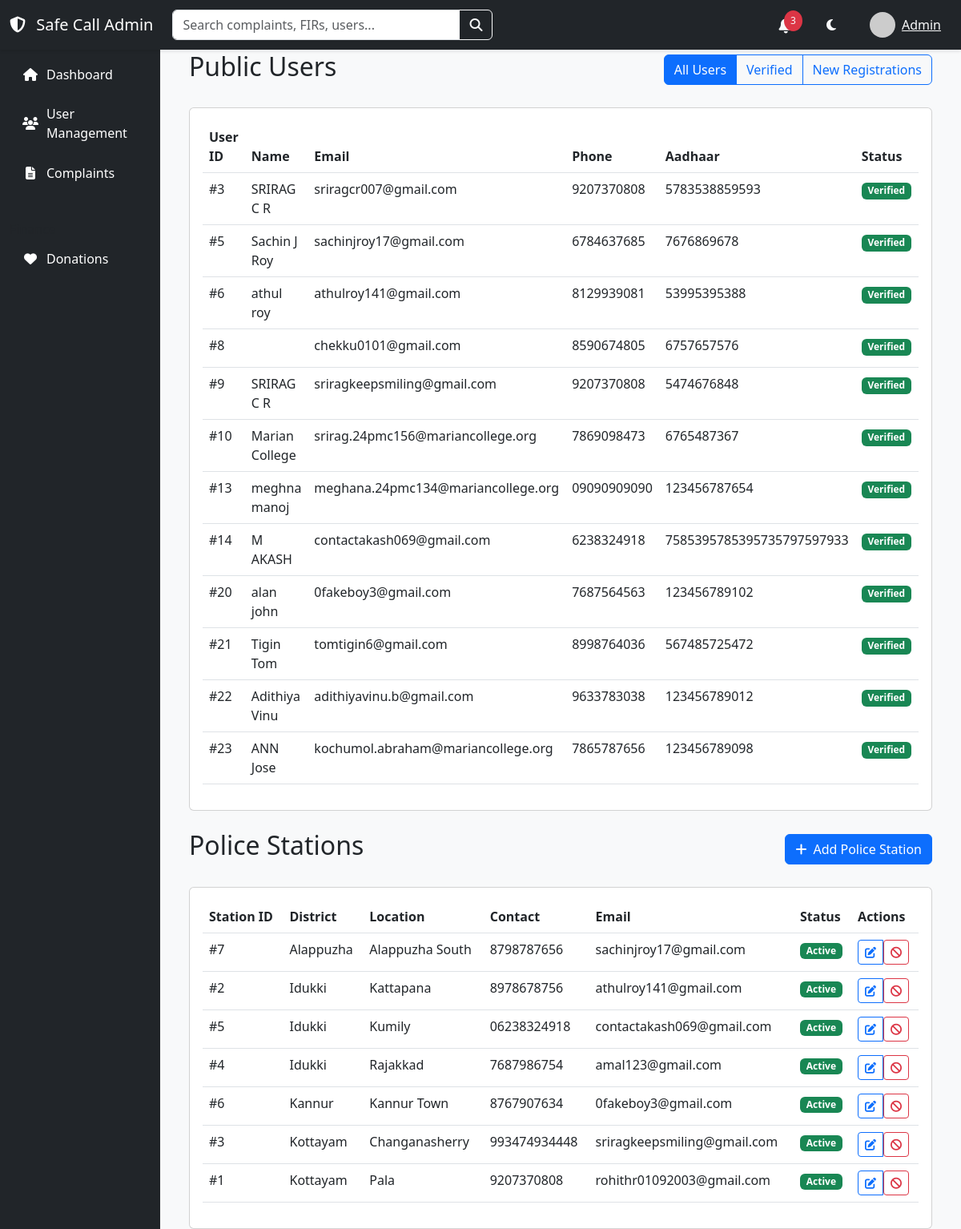
The app's page /custom-admin/users/ (signed in) with its own data.
### core/models.py (models this page shows, shortened)
class PublicUser(models.Model):
    first_name = models.CharField(max_length=100)
    last_name = models.CharField(max_length=100)
    email = models.EmailField(unique=True)
    phone = models.CharField(max_length=15)
    adhaar = models.CharField(max_length=12, unique=True)
    address = models.TextField(null=True, blank=True)
    district = models.CharField(max_length=100, null=True, blank=True)
    pincode = models.CharField(max_length=6, null=True, blank=True)
    password = models.CharField(max_length=255)
    profile_picture = models.ImageField(upload_to='profile_pictures/', null=True, blank=True)
    date_of_birth = models.DateField(null=True, blank=True)
    gender = models.CharField(max_length=10, choices=[('Male', 'Male'), ('Female', 'Female'), ('Other', 'Other')], null=True, blank=True)
    is_verified = models.BooleanField(default=False)

class PoliceStation(models.Model):
    district = models.CharField(max_length=100)
    location = models.CharField(max_length=255)
    pincode = models.CharField(max_length=6)
    contact = models.CharField(max_length=15)
    email = models.EmailField(unique=True)  # Added email field
    password = models.CharField(max_length=255)
    approved = models.BooleanField(default=False)

### custom_admin/views.py (the view, shortened to what this page needs)
# urls.py: path('users/', views.UserListView.as_view(), name='users'),
class UserListView(SuperUserRequiredMixin, TemplateView):
    template_name = 'admin/users.html'
    def get_context_data(self, **kwargs):
        context = super().get_context_data(**kwargs)
        try:
            filter_type = self.request.GET.get('filter', 'all')
            public_users = PublicUser.objects.all()
            if filter_type == 'verified':
                public_users = public_users.filter(is_verified=True)
            elif filter_type == 'new':
                public_users = public_users.filter(is_verified=False)
            police_stations = PoliceStation.objects.all().order_by('district', 'location')
            context.update({
                'public_users': public_users,
                'police_stations': police_stations,
                'current_filter': filter_type
            })
        except Exception as e:
            messages.error(self.request, f'Error loading users: {str(e)}')
            context.update({
                'public_users': [],
                'police_stations': [],
                'current_filter': 'all'
            })
        return context

### custom_admin/views.py (called while the page is built)
    def test_func(self):
        return self.request.user.is_authenticated and self.request.user.is_superuser

### templates/admin/users.html (shortened to what this page needs)
{% extends "admin/base.html" %}
{% block content %}
<div class="container-fluid">
    <div class="d-flex justify-content-between align-items-center mb-4">
        <h1 class="h2">Public Users</h1>
        <div class="btn-group">
            <a href="?filter=all" class="btn btn-outline-primary {% if current_filter == 'all' %}active{% endif %}">All Users</a>
            <a href="?filter=verified" class="btn btn-outline-primary {% if current_filter == 'verified' %}active{% endif %}">Verified</a>
            <a href="?filter=new" class="btn btn-outline-primary {% if current_filter == 'new' %}active{% endif %}">New Registrations</a>
        </div>
    </div>
    <div class="card mb-4">
        <div class="card-body">
            <div class="table-responsive">
                <table class="table table-hover">
                    <thead>
                        <tr>
                            <th>User ID</th>
                            <th>Name</th>
                            <th>Email</th>
                            <th>Phone</th>
                            <th>Aadhaar</th>
                            <th>Status</th>
                        </tr>
                    </thead>
                    <tbody>
                        {% for user in public_users %}
                        <tr>
                            <td>#{{ user.id }}</td>
                            <td>{{ user.first_name }} {{ user.last_name }}</td>
                            <td>{{ user.email }}</td>
                            <td>{{ user.phone }}</td>
                            <td>{{ user.adhaar }}</td>
                            <td>
                                {% if user.is_verified %}
                                    <span class="badge bg-success">Verified</span>
                                {% else %}
                                    <span class="badge bg-warning">Pending</span>
                                {% endif %}
                            </td>
                        </tr>
                        {% empty %}
                        <tr>
                            <td colspan="7" class="text-center">No public users found</td>
                        </tr>
                        {% endfor %}
                    </tbody>
                </table>
            </div>
        </div>
    </div>
    <div class="d-flex justify-content-between align-items-center mb-4">
        <h1 class="h2">Police Stations</h1>
        <button class="btn btn-primary" data-bs-toggle="modal" data-bs-target="#addPoliceStationModal">
            <i class="fas fa-plus me-2"></i>Add Police Station
        </button>
    </div>
    <div class="card">
        <div class="card-body">
            <div class="table-responsive">
                <table class="table table-hover">
                    <thead>
                        <tr>
                            <th>Station ID</th>
                            <th>District</th>
                            <th>Location</th>
                            <th>Contact</th>
                            <th>Email</th>
                            <th>Status</th>
                            <th>Actions</th>
                        </tr>
                    </thead>
                    <tbody>
                        {% for station in police_stations %}
                        <tr>
                            <td>#{{ station.id }}</td>
                            <td>{{ station.district }}</td>
                            <td>{{ station.location }}</td>
                            <td>{{ station.contact }}</td>
                            <td>{{ station.email }}</td>
                            <td>
                                {% if station.approved %}
                                    <span class="badge bg-success">Active</span>
                                {% else %}
                                    <span class="badge bg-warning">Pending</span>
                                {% endif %}
                            </td>
                            <td>
                                <div class="btn-group">
                                    <button type="button" class="btn btn-sm btn-outline-primary" data-bs-toggle="modal" data-bs-target="#editStationModal{{ station.id }}">
                                        <i class="fas fa-edit"></i>
                                    </button>
                                    <form method="POST" class="d-inline">
                                        {% if not station.approved %}
                                            <button type="submit" name="action" value="approve" class="btn btn-sm btn-outline-success">
                                                <i class="fas fa-check"></i>
                                            </button>
                                        {% else %}
                                            <button type="submit" name="action" value="suspend" class="btn btn-sm btn-outline-danger">
                                                <i class="fas fa-ban"></i>
                                            </button>
                                        {% endif %}
                                    </form>
                                </div>
                            </td>
                        </tr>
                        {% empty %}
                        <tr>
                            <td colspan="7" class="text-center">No police stations found</td>
                        </tr>
                        {% endfor %}
                    </tbody>
                </table>
            </div>
        </div>
    </div>
</div>
{% endblock %}

### templates/admin/base.html (style rules this page uses)
:root { --primary-bg: #f8f9fa; --sidebar-bg: #212529; --sidebar-hover: #343a40; }
body { background-color: var(--primary-bg); }

### records on screen
PublicUser: id "3", first_name "SRIRAG", last_name "C R", email "sriragcr007@gmail.com", phone "9207370808", adhaar "5783538859593", is_verified "Verified"
PublicUser: id "5", first_name "Sachin", last_name "J Roy", email "sachinjroy17@gmail.com", phone "6784637685", adhaar "7676869678", is_verified "Verified"
PublicUser: id "6", first_name "athul", last_name "roy", email "athulroy141@gmail.com", phone "8129939081", adhaar "53995395388", is_verified "Verified"
PublicUser: id "8", email "chekku0101@gmail.com", phone "8590674805", adhaar "6757657576", is_verified "Verified"
PublicUser: id "9", first_name "SRIRAG", last_name "C R", email "sriragkeepsmiling@gmail.com", phone "9207370808", adhaar "5474676848", is_verified "Verified"
PublicUser: id "10", first_name "Marian", last_name "College", email "srirag.24pmc156@mariancollege.org", phone "7869098473", adhaar "6765487367", is_verified "Verified"
PublicUser: id "13", first_name "meghna", last_name "manoj", email "meghana.24pmc134@mariancollege.org", phone "09090909090", adhaar "123456787654", is_verified "Verified"
PublicUser: id "14", first_name "M", last_name "AKASH", email "contactakash069@gmail.com", phone "6238324918", adhaar "7585395785395735797597933", is_verified "Verified"
PublicUser: id "20", first_name "alan", last_name "john", email "0fakeboy3@gmail.com", phone "7687564563", adhaar "123456789102", is_verified "Verified"
PublicUser: id "21", first_name "Tigin", last_name "Tom", email "tomtigin6@gmail.com", phone "8998764036", adhaar "567485725472", is_verified "Verified"
PublicUser: id "22", first_name "Adithiya", last_name "Vinu", email "adithiyavinu.b@gmail.com", phone "9633783038", adhaar "123456789012", is_verified "Verified"
PublicUser: id "23", first_name "ANN", last_name "Jose", email "kochumol.abraham@mariancollege.org", phone "7865787656", adhaar "123456789098", is_verified "Verified"
PoliceStation: id "7", district "Alappuzha", location "Alappuzha South", contact "8798787656", email "sachinjroy17@gmail.com", approved "Active"
PoliceStation: id "2", district "Idukki", location "Kattapana", contact "8978678756", email "athulroy141@gmail.com", approved "Active"
PoliceStation: id "5", district "Idukki", location "Kumily", contact "06238324918", email "contactakash069@gmail.com", approved "Active"
PoliceStation: id "4", district "Idukki", location "Rajakkad", contact "7687986754", email "amal123@gmail.com", approved "Active"
PoliceStation: id "6", district "Kannur", location "Kannur Town", contact "8767907634", email "0fakeboy3@gmail.com", approved "Active"
PoliceStation: id "3", district "Kottayam", location "Changanasherry", contact "993474934448", email "sriragkeepsmiling@gmail.com", approved "Active"
PoliceStation: id "1", district "Kottayam", location "Pala", contact "9207370808", email "rohithr01092003@gmail.com", approved "Active"
